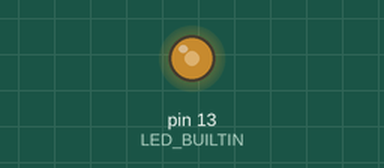
Bench run of a sketch on a simulated Arduino Mega 2560, built with avr-gcc and run on an emulated ATmega2560. Parts: output pins drawn as LEDs (lit = HIGH). What the sketch prints to the serial monitor is not drawn.

Above: at 1.75 s.
Timing chart, 0 to 40.0 s (numbered marks = the images above):
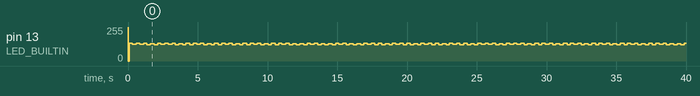

The sketch:

timer-poc.ino
```cpp
#define MIDI_CLOCKS_PER_BEAT 24

bool ledOn = false;

void setup() {
  Serial.begin(9600);
  pinMode(LED_BUILTIN, OUTPUT);

  noInterrupts();

  // Run Timer1 in normal mode, with a presaler of 1024.
  // Use overflow interrupt, disable compare matching.
  // TCCR1A = COM1A1 COM3A0 COM1B1 COM1B0 COM1C1 COM1C0 WGM11  WGM10
  // TCCR1B =  ICNC1  ICES1   -     WGM13  WGM12   CS12  CS11   CS10
  // TIMSK1 =   –       –    ICIE1    –   OCIE1C OCIE1B OCIE1A TOIE1
  // Clear registers
  TCCR1A = 0;
  TCCR1B = 0;
  // disconnect compares
  // COM1A1/COM1B1/COM1C1 = 0
  // COM1A0/COM1B0/COM1C0 = 0
  // Mode 0 (normal)
  // WGM13=0,WGM12=0,WGM11=0,WGM10=0
  // Prescaler 1024: CS12=1, CS11=0, CS10=1
  TCCR1A |= (0 << COM1A1) | (0 << COM3A0) | (0 << WGM11) | (0 << WGM10);
  TCCR1B |= (0 << WGM13) | (0 << WGM12) | (1 << CS12) | (0 << CS11) | (1 << CS10);

  TCNT1 = 0; // reset counter
//  TIMSK1 |= (1 << TOIE1); // Turn overflow interrupt on


  // Run Timer3 in phase-correct PWM mode
  // with a prescaler of 64.
  // Top is OCR3A. On top interrupt, send msg.
  // TCCR3A = COM3A1 COM3A0 COM3B1 COM3B0 COM3C1 COM3C0 WGM31  WGM30
  // TCCR3B =  ICNC3  ICES3   -     WGM33  WGM32   CS32  CS31   CS30
  // TIMSK3 =   –       –    ICIE3    –   OCIE3C OCIE3B OCIE3A TOIE3
  // Clear registers
  TCCR3A = 0;
  TCCR3B = 0;
  // Compare A
  OCR3A = F_CPU / 64 /*prescaler*/
    / 4 /*phase+freq correct mode*/
    / (MIDI_CLOCKS_PER_BEAT * 2 /*Hz, ie 120 BPM*/) - 1;

  // Phase and frequency correct PWM.
  // Compare A on, B and C disconnected.
  // COMnA1/COMnB1/COMnC1 = 0
  // COMnA0/COMnB0/COMnC0 = 1
  // WGM13:0 = 8, 9, 10, or 11
  // Mode9: WGMn3=1,WGMn2=0,WGMn1=0,WGMn0=1
  // PWM, Phase and Frequency Correct, Top=OCRnA
  // Pre-scaler 64: CSn2=0,CSn1=1,CSn0=1
  TCCR3A |= (0 << COM3A1) | (1 << COM3A0) | (0 << WGM31) | (1 << WGM30);
  TCCR3B |= (1 << WGM33) | (0 << WGM32) | (0 << CS32) | (1 << CS31) | (1 << CS30);

  TCNT3 = 0; // reset counter
  TIMSK3 |= (1 << OCIE3A); // Turn compare A interrupt on

  interrupts();
}

void loop() {
  Serial.println(TCNT1);
  delay(100);
}

inline void sendMessage() {
  ledOn = !ledOn;
  digitalWrite(LED_BUILTIN, ledOn ? HIGH : LOW);
}

// When Timer3 triggers, output MIDI message (if less than MIDI_CLOCKS_PER_BEAT)
ISR(TIMER3_COMPA_vect)
{
  sendMessage();
}

// When Timer1 overflows, disable output and reset timer
ISR(TIMER1_OVF_vect)
{
//  sendMessage();
}
```
